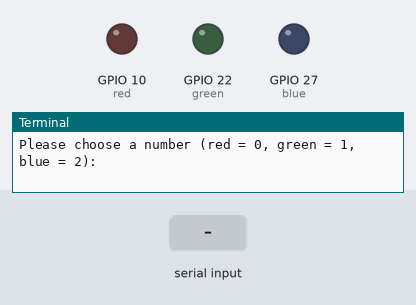
This program was run on a simulated Raspberry Pi (BCM pin numbers). Parts: output pins drawn as LEDs (lit = HIGH), the last lines printed to the terminal. Inputs (shaded band) come from the test bench.

Above: at 1.2 s.
1.3 s: "0" typed at the terminal
At 2.7 s:
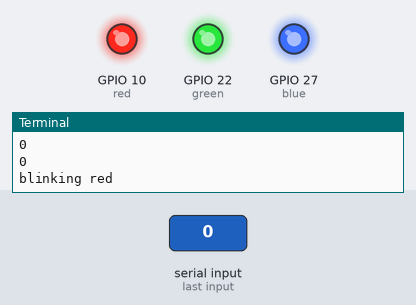
Timing chart, 0 to 4.3 s (numbered marks = the images above; inputs shaded):
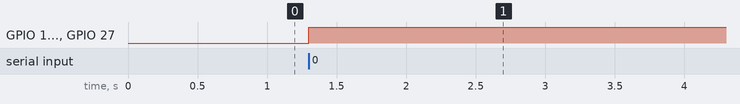

The program:

askBlink2.py
```python
# import Raspberry Pi GPIO support into Python environment
import RPi.GPIO as GPIO
# import a sleep function from time module
from time import sleep

# GPIO number where the led is connected
red = 10
green = 22
blue = 27
# Tell the GPIO module to use GPIO numbering used by processor
GPIO.setmode(GPIO.BCM)

# Set GPIO no 10 to output mode
GPIO.setup(red, GPIO.OUT)
GPIO.setup(green, GPIO.OUT)
GPIO.setup(blue, GPIO.OUT)

# Blink some leds"

colorList = {0: 'red',
             1: 'green',
             2: 'blue'}

userChoise = int(raw_input("Please choose a number (red = 0, green = 1, blue = 2): "))
print userChoise

def clean():
    GPIO.output(red, True)
    GPIO.output(green, True)
    GPIO.output(blue, True)

def blink(a):

    if a == 0:
        print "blinking red"
        clean()
        while True:
            GPIO.setup(red, False)
            sleep(0.4)
            GPIO.output(red, True)
            sleep(0.4)

    elif a == 1:
        print "blinking green"
        clean()
        while True:
            GPIO.setup(green, False)
            sleep(0.4)
            GPIO.setup(green, True)
            sleep(0.4)

    elif a == 2:
        print "blinking blue"
        clean()
        while True:
            GPIO.setup(blue, False)
            sleep(0.4)
            GPIO.setup(blue, True)
            sleep(0.4)


blink(userChoise)
```

Measured:
- after the input at 1.3 s, GPIO 10 (red), GPIO 22 (green), GPIO 27 (blue): LOW → HIGH at once
